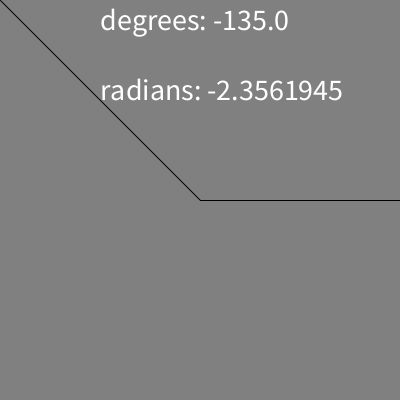
Frame 1 (no input)
Frame 60 (the mouse pressed at the canvas centre just before this capture): identical to frame 1, image omitted
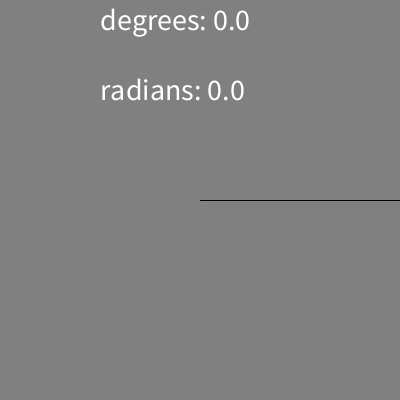
Frame 120 (the mouse held since frame 60 and released just before this capture)

The Processing sketch that drew these frames (run headless with seeded random() and noise(); from frame 60 on, the mouse is pressed at the canvas centre):

// Processing sketch: week05_3_atan2_dy_dx_text_radians_degrees
// ── week05_3_atan2_dy_dx_text_radians_degrees.pde
//week05_3_atan2_dy_dx_text_radians_degrees
//角度 degrees vs. radians 弧度/弳度 結合week04_1 和week05_2
void setup(){
  size(400,400);
}
void draw(){
  background(128);
  line(200,200,mouseX,mouseY);
  line(200,200,400,200);
  float dx=mouseX-200,dy=mouseY-200;
  float a= atan2(dy,dx);
  arc(200,200,200,200,0,a,PIE);
  textSize(30);
  text("radians: "+a,100,100);
  text("degrees: "+degrees(a),100,30);
}
